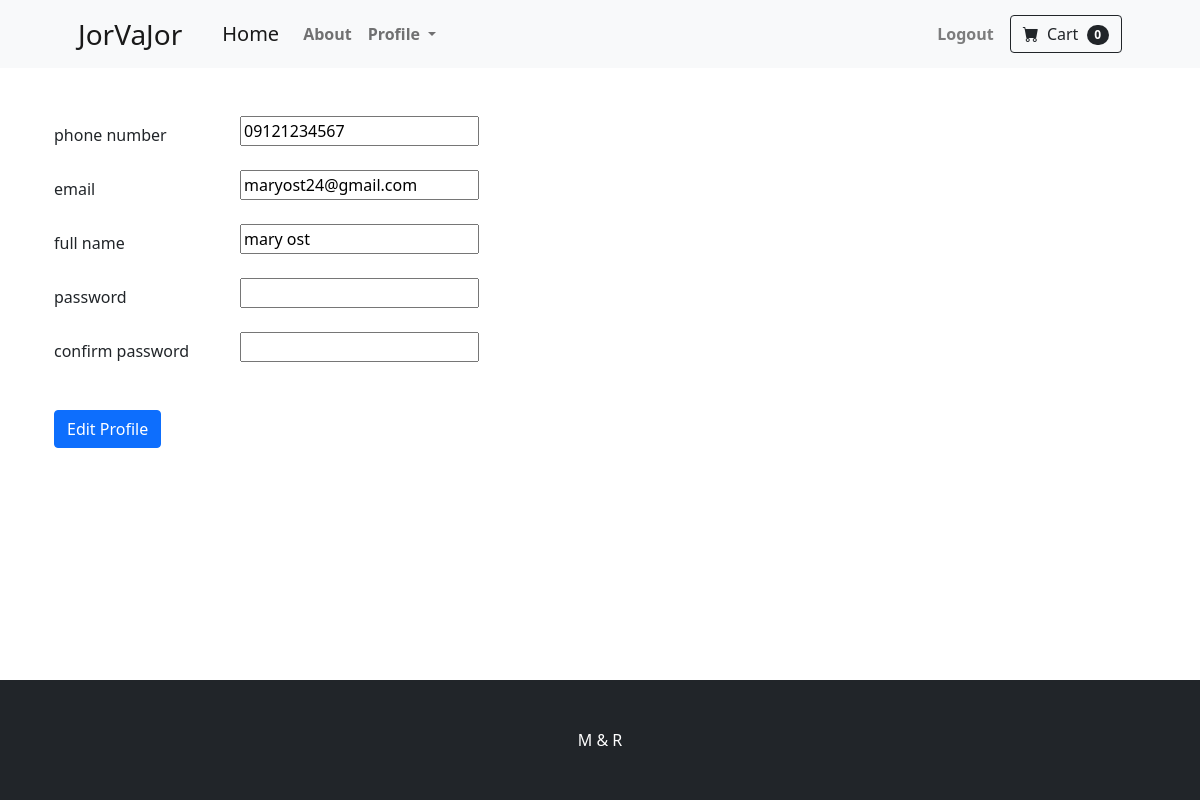
Page /accounts/edit/profile/ (signed in) on the earlier database version.
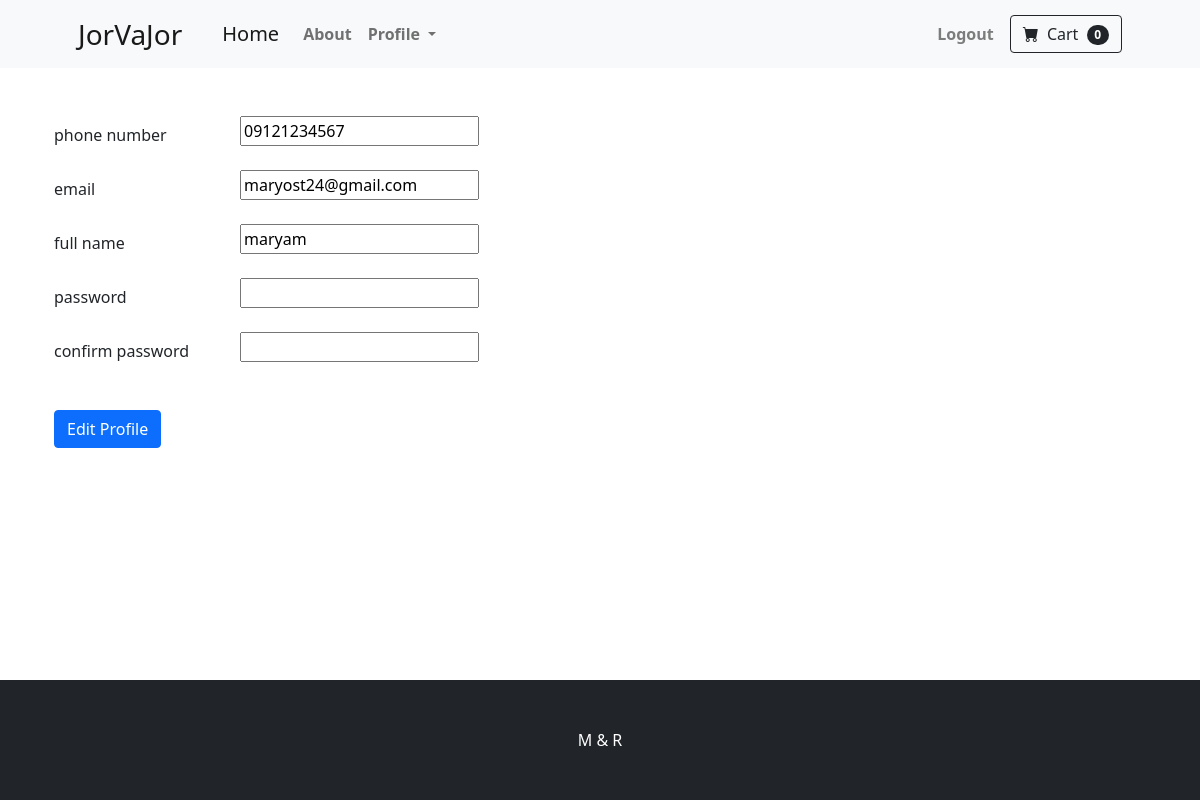
Same page on the later database version.
### accounts/models.py (models this page shows, shortened)
class User(AbstractBaseUser, PermissionsMixin):
    email = models.EmailField(max_length=255, unique=True)
    phone_number = models.CharField(max_length=11, unique=True)
    full_name = models.CharField(max_length=100)
    is_active = models.BooleanField(default=True)
    is_admin = models.BooleanField(default=False)
    USERNAME_FIELD = 'phone_number'
    REQUIRED_FIELDS = ['email', 'full_name']
    objects = UserManager()

### accounts/views.py (the view, shortened to what this page needs)
# urls.py: path('edit/profile/', EditProfileView.as_view(), name='edit_profile'),
class EditProfileView(LoginRequiredMixin, View):
    form_class = EditProfileForm
    def get(self, request):
        form = self.form_class(instance=request.user)
        user = self.request.user
        return render(request, 'accounts/edit_profile.html', {'form': form, 'user': user})

### accounts/forms.py (shortened to what this page needs)
class EditProfileForm(forms.ModelForm):
    password2 = forms.CharField(label='confirm password', widget=forms.PasswordInput)
    class Meta:
        model = User
        fields = ['email', 'full_name', 'phone_number', 'password', 'password2']
        widgets = {
            'password': forms.PasswordInput()
        }

### accounts/templates/accounts/edit_profile.html (shortened to what this page needs)
{% extends 'index.html' %}
{% block content %}
    <form method="post" novalidate>
        <div class="section-1-container section-container">
            <div class="container">
                <div class="row mb-3 ">
                    <label class="col-sm-2 col-form-label">phone number</label>
                    <div class="col-sm-3">
                        <label>
                            {{ form.phone_number }}
                        </label>
                    </div>
                </div>
                <div class="row mb-3 ">
                    <label class="col-sm-2 col-form-label">email</label>
                    <div class="col-sm-3">
                        <label>
                            {{ form.email }}
                        </label>
                    </div>
                </div>
                <div class="row mb-3 ">
                    <label class="col-sm-2 col-form-label">full name</label>
                    <div class="col-sm-3">
                        <label>
                            {{ form.full_name }}
                        </label>
                    </div>
                </div>
                <div class="row mb-3 ">
                    <label class="col-sm-2 col-form-label">password</label>
                    <div class="col-sm-3">
                        <label>
                            {{ form.password }}
                        </label>
                    </div>
                </div>
                <div class="row mb-3 ">
                    <label class="col-sm-2 col-form-label">confirm password</label>
                    <div class="col-sm-3">
                        <label>
                            {{ form.password2 }}
                        </label>
                    </div>
                </div>
                <br>
                <button type="submit" class="btn btn-primary ">Edit Profile</button>
            </div>
        </div>
    </form>
{% endblock %}

Differences in the rows shown:
changed User "maryost24@gmail.com": full_name "mary ost" → "maryam"
